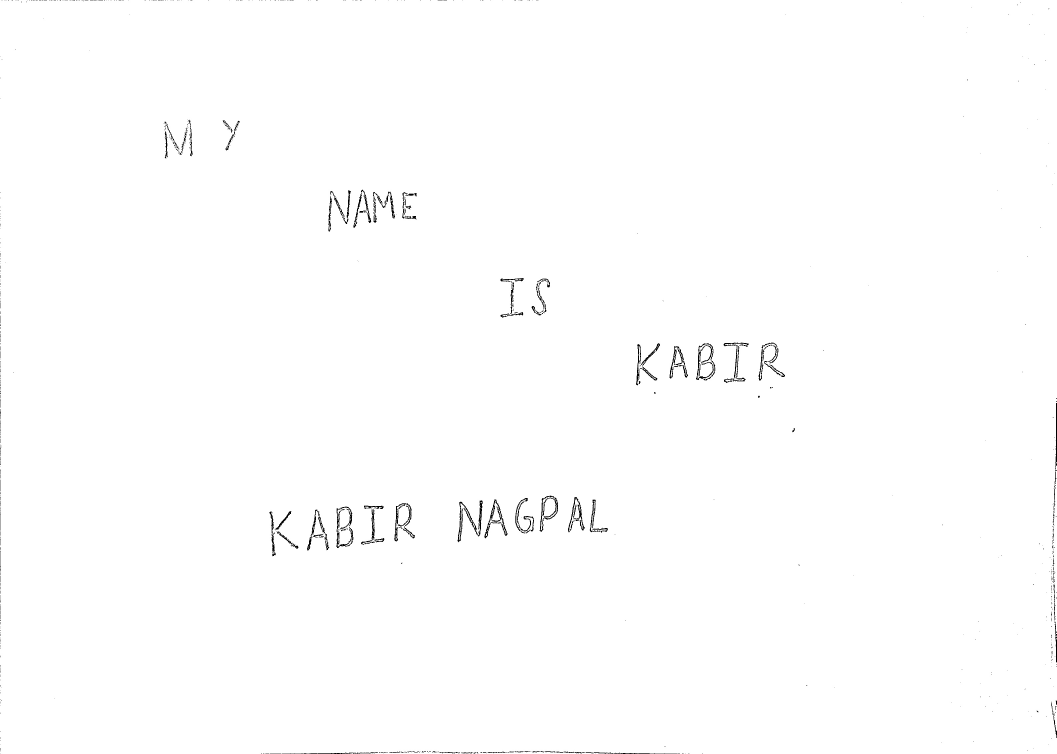
#> input picture final/image.jpg, 3169 x 2262 px, found by its file name (shown at 1/3 size)
$ jupyter execute --allow-errors extraction.ipynb
#> lines starting #> are read from the running program, lines starting #| are printed output that depends on the picture; after the words box and inside, x2 and y2 are one past the last pixel; in counts of white or black regions, pixels touching at a corner belong together
[cell 1]
import cv2
import numpy as np
import pickle
import imutils

[cell 2]
img = cv2.imread("/home/jak/Desktop/OCR/final/image.jpg",0)
#> img is the input picture: shape (2262, 3169); min 0, max 255, mean 253.8
cv2.imshow("img", imutils.resize(img, height = 650))
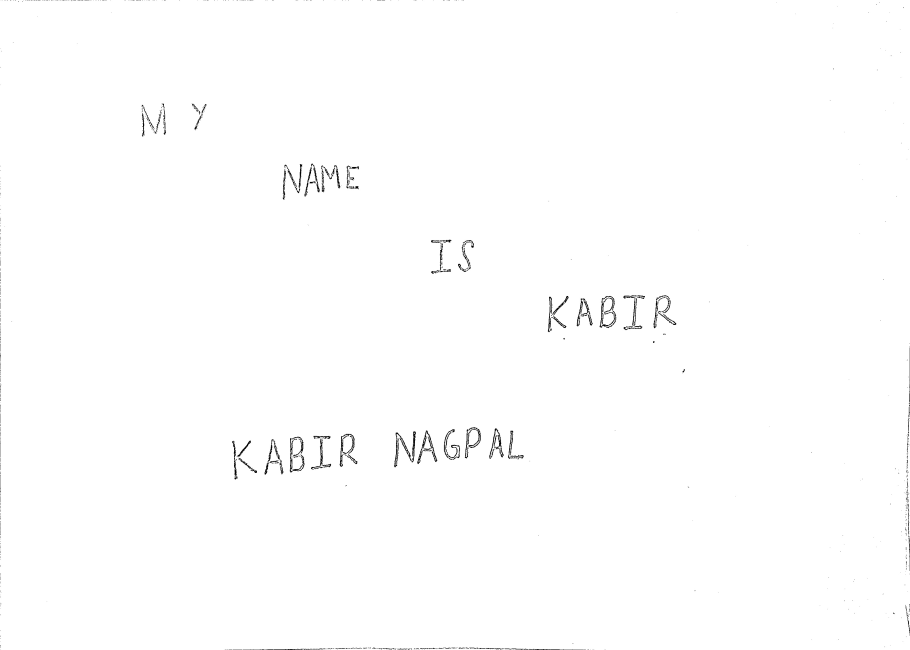
#> window 'img': shape (650, 910); min 0, max 255, mean 253.8
cv2.waitKey(0)
cv2.destroyAllWindows()
gray=img

[cell 3]
_,thresh = cv2.threshold(gray,150,255,cv2.THRESH_BINARY_INV)
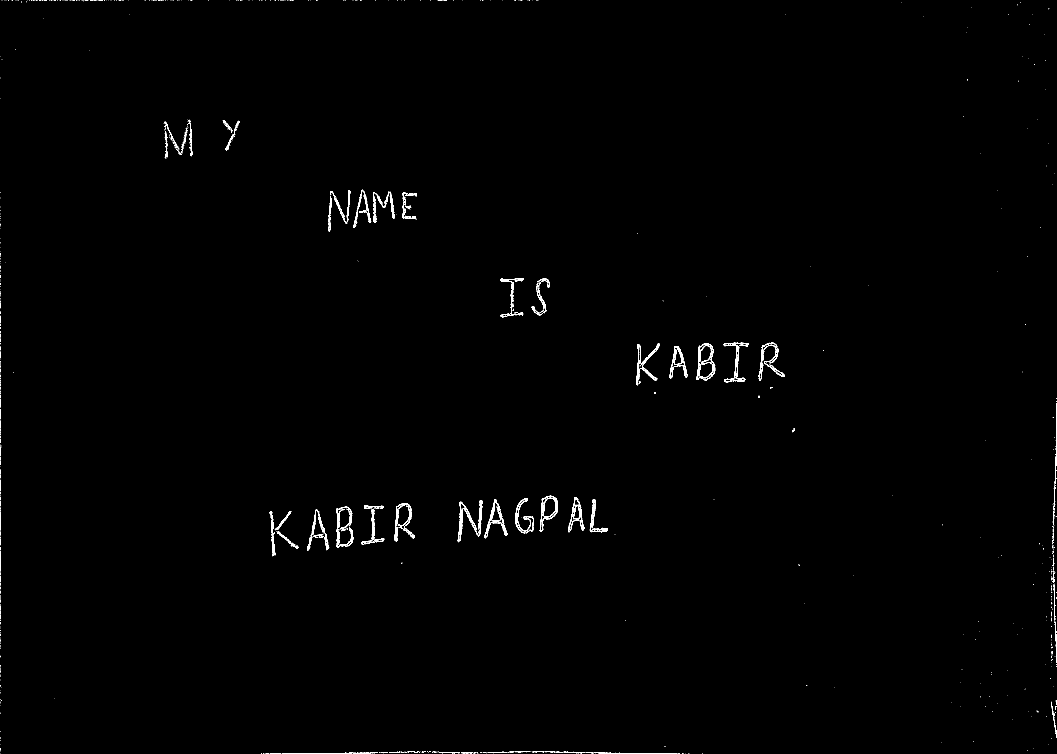
#> thresh: shape (2262, 3169) (shown at 1/3 size); 0.48% white in thin lines or dots
kernel = cv2.getStructuringElement(cv2.MORPH_CROSS,(5,5))
dilated = cv2.dilate(thresh,kernel,iterations = 2)
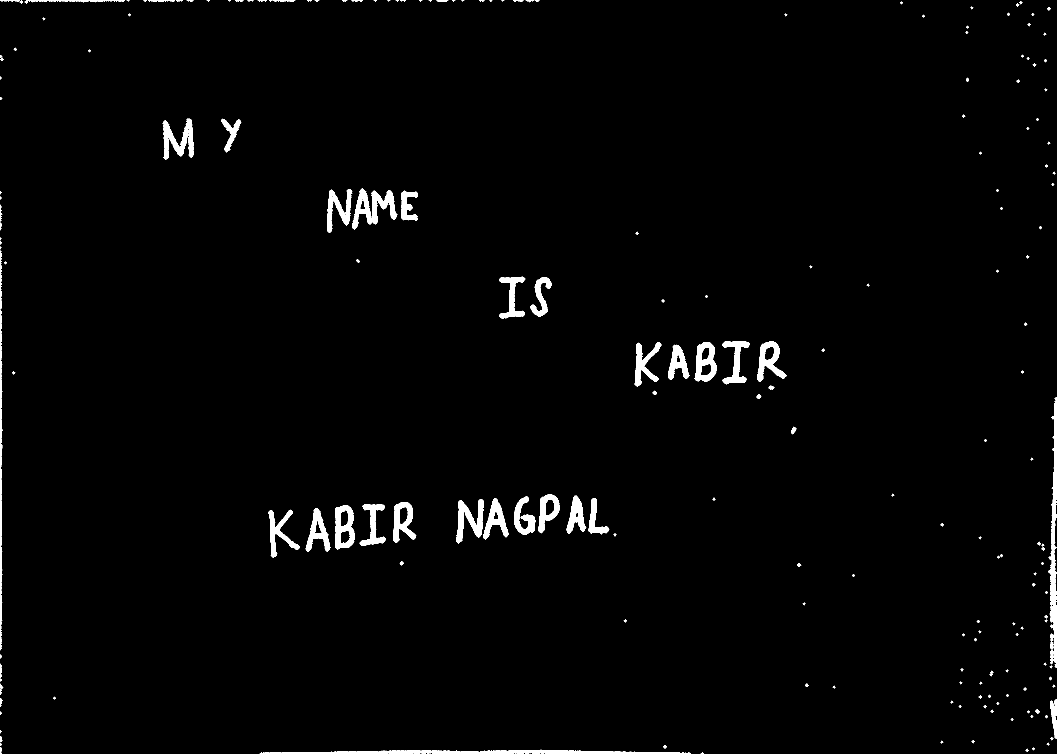
#> dilated: shape (2262, 3169) (shown at 1/3 size); 1.7% white; 201 white regions
contours, hierarchy = cv2.findContours(dilated,cv2.RETR_EXTERNAL,cv2.CHAIN_APPROX_NONE)
#> contours = 201 contours, 26 with area under 20; largest, box (x1, y1, x2, y2) and area: (779, 2249, 2073, 2262) 8478, (3144, 1191, 3169, 2004) 7202, (1056, 565, 1193, 688) 6456, (1005, 1516, 1064, 1648) 6278, (2084, 1026, 2150, 1146) 5828
